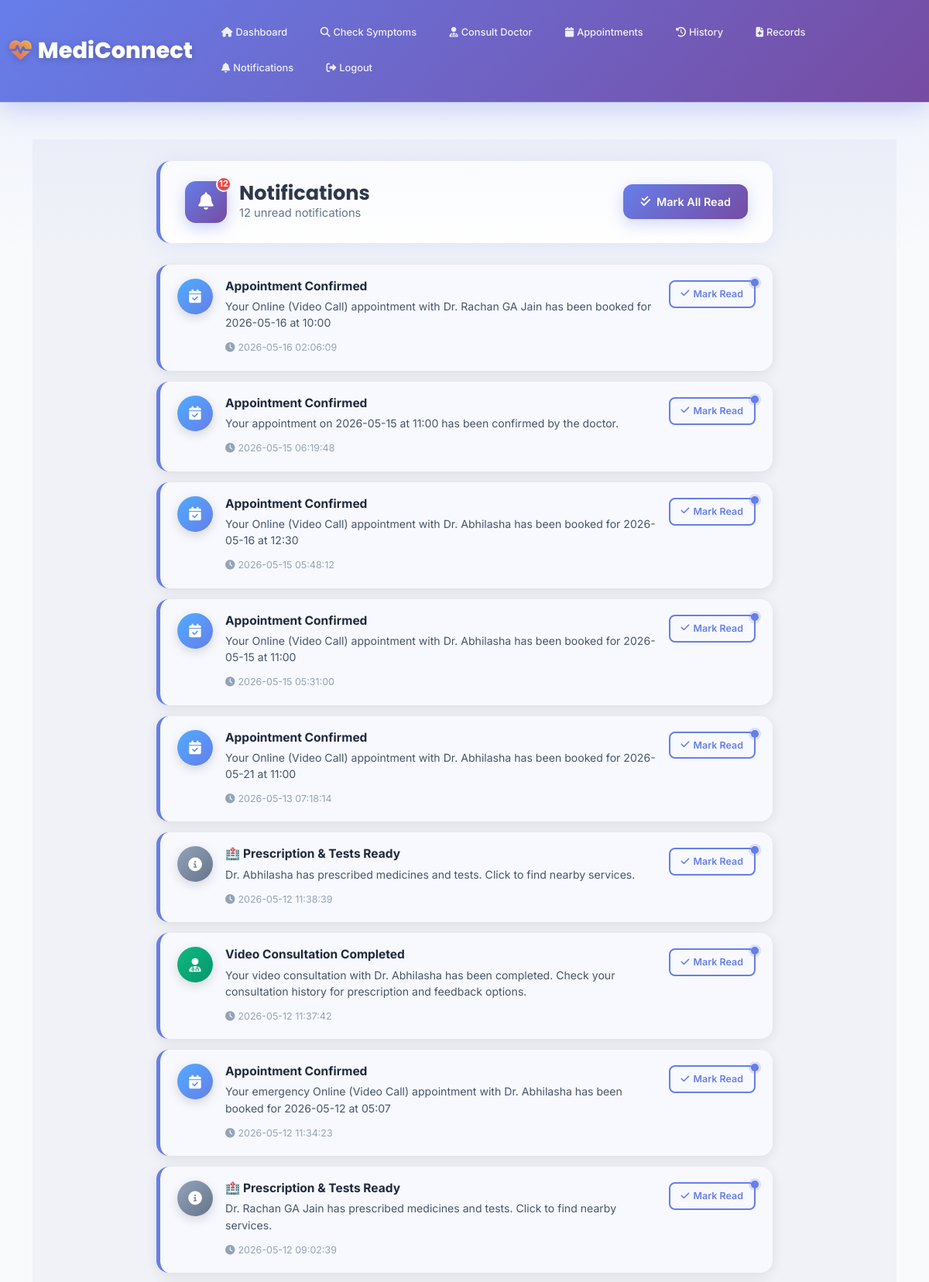
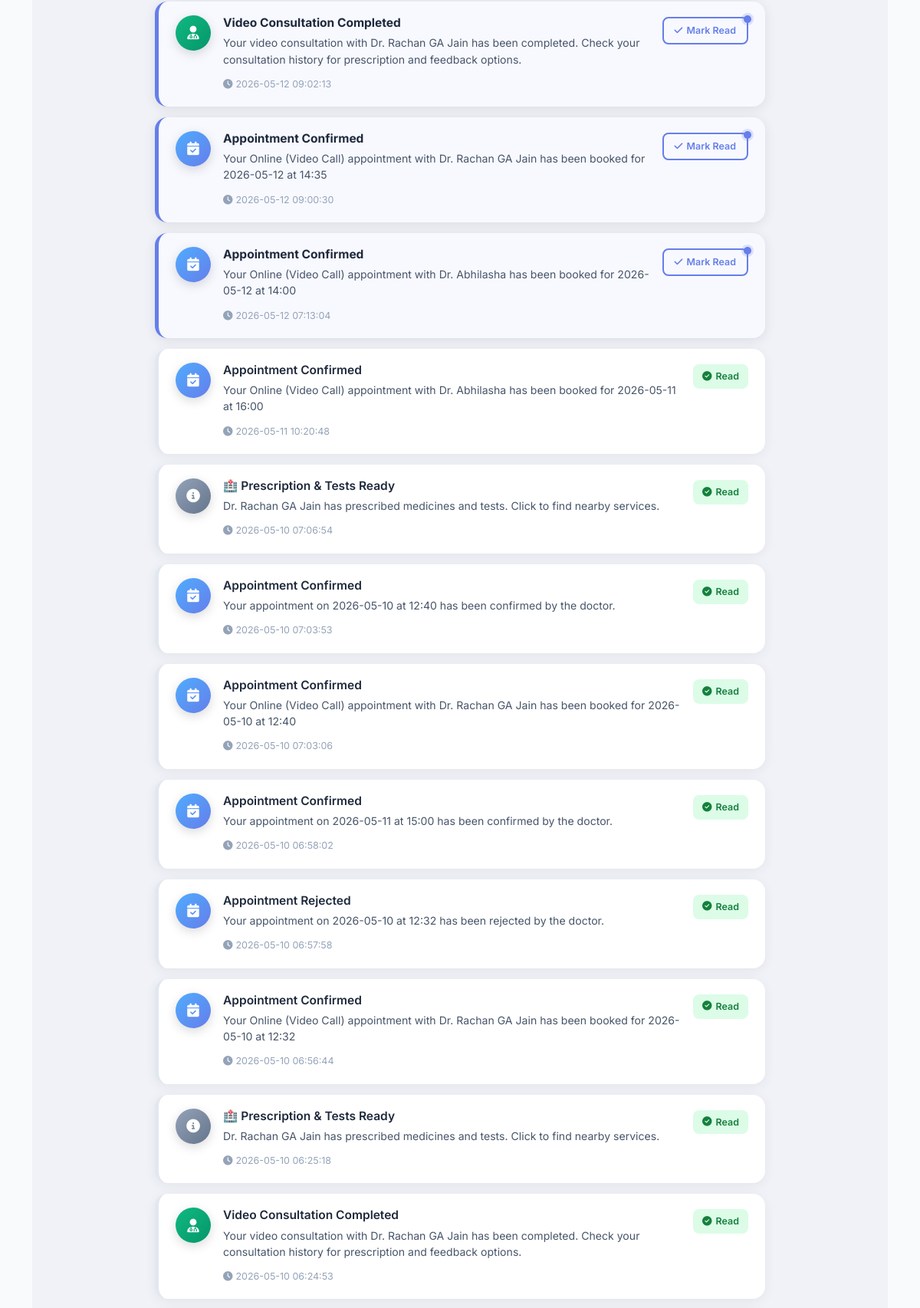
Page /notifications (signed in, upper part) on the committed database (2 pictures, top to bottom).
### tables this page shows
CREATE TABLE notifications (
        id INTEGER PRIMARY KEY AUTOINCREMENT,
        user_id INTEGER,
        title TEXT,
        message TEXT,
        type TEXT,
        is_read BOOLEAN DEFAULT 0,
        created_at TIMESTAMP DEFAULT CURRENT_TIMESTAMP,
        FOREIGN KEY (user_id) REFERENCES users(id)
    );

### app.py (the view)
@app.route('/notifications')
@login_required
def notifications():
    conn = get_db()
    notifications = conn.execute('''SELECT * FROM notifications
                                   WHERE user_id = ?
                                   ORDER BY created_at DESC
                                   LIMIT 50''',
                                (session['user_id'],)).fetchall()
    conn.execute('UPDATE notifications SET is_read = 1 WHERE user_id = ?', (session['user_id'],))
    conn.commit()
    conn.close()
    return render_template('notifications.html', notifications=notifications)

### app.py (called while the page is built)
def get_db():
    conn = sqlite3.connect('medical.db')
    conn.row_factory = sqlite3.Row
    return conn

def login_required(f):
    @wraps(f)
    def decorated_function(*args, **kwargs):
        if 'user_id' not in session:
            flash('Please login first', 'warning')
            return redirect(url_for('signin_as'))
        if 'last_activity' in session:
            last_activity = datetime.fromisoformat(session['last_activity'])
            if datetime.now() - last_activity > timedelta(minutes=30):
                session.clear()
                flash('Session expired due to inactivity. Please login again.', 'warning')
                return redirect(url_for('signin_as'))
        session['last_activity'] = datetime.now().isoformat()
        session.permanent = True
        return f(*args, **kwargs)
    return decorated_function

### templates/notifications.html (shortened to what this page needs)
{% extends "base_clean.html" %}
{% block content %}
<div style="padding:28px 0 60px;background:#f0f2f8;min-height:100vh;">
<div class="container" style="max-width:820px;">
  <div style="background:#fff;border-radius:18px;box-shadow:0 4px 24px rgba(102,126,234,.10);border-left:5px solid #667eea;margin-bottom:28px;padding:26px 32px;display:flex;align-items:center;justify-content:space-between;flex-wrap:wrap;gap:16px;">
    <div style="display:flex;align-items:center;gap:16px;">
      <div style="width:54px;height:54px;border-radius:14px;background:linear-gradient(135deg,#667eea,#764ba2);display:flex;align-items:center;justify-content:center;box-shadow:0 6px 20px rgba(102,126,234,.35);position:relative;">
        <i class="fas fa-bell" style="color:#fff;font-size:1.4rem;"></i>
        {% set unread_count = notifications | selectattr('is_read', 'equalto', false) | list | length %}
        {% if unread_count > 0 %}
        <span id="header-badge" style="position:absolute;top:-6px;right:-6px;background:#ef4444;color:#fff;border-radius:50%;width:20px;height:20px;font-size:.7rem;font-weight:700;display:flex;align-items:center;justify-content:center;border:2px solid #fff;">{{ unread_count }}</span>
        {% endif %}
      </div>
      <div>
        <h2 style="margin:0;font-family:'Poppins',sans-serif;font-weight:700;color:#2d3748;font-size:1.6rem;">Notifications</h2>
        <p id="header-sub" style="margin:0;color:#64748b;font-size:.92rem;">
          {% if unread_count > 0 %}{{ unread_count }} unread notification{{ 's' if unread_count != 1 else '' }}{% else %}All caught up!{% endif %}
        </p>
      </div>
    </div>
    {% if notifications %}
    <button onclick="markAllAsRead()"
            style="background:linear-gradient(135deg,#667eea,#764ba2);color:#fff;border:none;border-radius:12px;padding:11px 22px;font-weight:600;font-size:.9rem;cursor:pointer;display:inline-flex;align-items:center;gap:8px;box-shadow:0 6px 20px rgba(102,126,234,.30);">
      <i class="fas fa-check-double"></i> Mark All Read
    </button>
    {% endif %}
  </div>
  {% if notifications %}
  <div id="notifications-list">
    {% for n in notifications %}
    {% set is_em = n.type == 'emergency' %}
    {% set is_unread = not n.is_read %}
    <div class="notif-item" id="notif-{{ n.id }}"
         style="background:{% if is_em %}#fff5f5{% elif is_unread %}#f8f9ff{% else %}#fff{% endif %};border-radius:16px;box-shadow:0 3px 16px rgba(0,0,0,{% if is_unread %}.09{% else %}.06{% endif %});border-left:5px solid {% if is_em %}#ef4444{% elif is_unread %}#667eea{% else %}#e2e8f0{% endif %};margin-bottom:14px;padding:18px 22px;display:flex;align-items:flex-start;gap:16px;transition:transform .2s,box-shadow .2s;position:relative;"
         onmouseover="this.style.transform='translateY(-2px)';this.style.boxShadow='0 8px 28px rgba(0,0,0,.12)'"
         onmouseout="this.style.transform='translateY(0)';this.style.boxShadow='0 3px 16px rgba(0,0,0,.07)'">
      {% if is_unread %}<div class="unread-dot-{{ n.id }}" style="position:absolute;top:18px;right:18px;width:10px;height:10px;border-radius:50%;background:#667eea;box-shadow:0 0 0 3px rgba(102,126,234,.2);"></div>{% endif %}
      <div style="flex-shrink:0;width:46px;height:46px;border-radius:50%;display:flex;align-items:center;justify-content:center;background:{% if is_em %}linear-gradient(135deg,#ef4444,#dc2626){% elif n.type=='appointment' %}linear-gradient(135deg,#4facfe,#667eea){% elif n.type=='consultation' %}linear-gradient(135deg,#10b981,#059669){% elif n.type=='feedback' %}linear-gradient(135deg,#f59e0b,#d97706){% else %}linear-gradient(135deg,#94a3b8,#64748b){% endif %};box-shadow:0 4px 14px rgba(0,0,0,.15);">
        <i class="fas fa-{% if is_em %}exclamation-triangle{% elif n.type=='appointment' %}calendar-check{% elif n.type=='consultation' %}user-md{% elif n.type=='feedback' %}star{% else %}info-circle{% endif %}" style="color:#fff;font-size:1.1rem;"></i>
      </div>
      <div style="flex:1;min-width:0;">
        <div style="display:flex;align-items:flex-start;justify-content:space-between;gap:12px;flex-wrap:wrap;">
          <div style="flex:1;min-width:0;">
            <h6 style="margin:0 0 5px;font-weight:{% if is_unread %}700{% else %}600{% endif %};color:{% if is_em %}#b91c1c{% else %}#1e293b{% endif %};font-size:.97rem;line-height:1.3;">{{ n.title }}</h6>
            <p style="margin:0 0 8px;color:{% if is_em %}#dc2626{% else %}#475569{% endif %};font-size:.88rem;line-height:1.5;font-weight:{% if is_em %}600{% else %}400{% endif %};">{{ n.message }}</p>
            <span style="color:#94a3b8;font-size:.78rem;"><i class="fas fa-clock me-1"></i>{{ n.created_at }}</span>
          </div>
          <div style="flex-shrink:0;padding-top:2px;">
            {% if is_unread %}
            <button onclick="markAsRead({{ n.id }})" id="btn-{{ n.id }}"
                    style="background:transparent;color:#667eea;border:2px solid #667eea;border-radius:8px;padding:6px 14px;font-weight:600;font-size:.78rem;cursor:pointer;display:inline-flex;align-items:center;gap:5px;transition:all .2s;white-space:nowrap;"
                    onmouseover="this.style.background='#667eea';this.style.color='#fff'"
                    onmouseout="this.style.background='transparent';this.style.color='#667eea'">
              <i class="fas fa-check"></i> Mark Read
            </button>
            {% else %}
            <span id="badge-{{ n.id }}" style="background:#dcfce7;color:#15803d;border-radius:8px;padding:6px 12px;font-size:.78rem;font-weight:600;display:inline-flex;align-items:center;gap:5px;">
              <i class="fas fa-check-circle"></i> Read
            </span>
            {% endif %}
          </div>
        </div>
      </div>
    </div>
    {% endfor %}
  </div>
  {% endif %}
</div></div>
{% endblock %}

### templates/base_clean.html (style rules this page uses)
:root { --primary-gradient: linear-gradient(135deg, #667eea 0%, #764ba2 100%); --secondary-gradient: linear-gradient(135deg, #f093fb 0%, #f5576c 100%); --success-gradient: linear-gradient(135deg, #4facfe 0%, #00f2fe 100%); --warning-gradient: linear-gradient(135deg, #43e97b 0%, #38f9d7 100%); --danger-gradient: linear-gradient(135deg, #fa709a 0%, #fee140 100%); --dark-gradient: linear-gradient(135deg, #2c3e50 0%, #34495e 100%); --light-bg: #f8fafc; --card-shadow: 0 10px 40px rgba(0, 0, 0, 0.1); --card-shadow-hover: 0 20px 60px rgba(0, 0, 0, 0.15); --border-radius: 20px; --transition: all 0.4s cubic-bezier(0.4, 0, 0.2, 1); }
* { margin: 0; padding: 0; box-sizing: border-box; }
body { font-family: 'Inter', -apple-system, BlinkMacSystemFont, 'Segoe UI', sans-serif; background: var(--light-bg); color: #2d3748; line-height: 1.6; overflow-x: hidden; }
html { scroll-behavior: smooth; }
body { animation: pageFadeIn .35s ease; }

### rows in the picture
notifications: title "Appointment Confirmed", message "Your Online (Video Call) appointment with Dr. Rachan GA Jain has been booked for 2026-05-16 at 10:00", created_at "2026-05-16 02:06:09"
notifications: title "Appointment Confirmed", message "Your appointment on 2026-05-15 at 11:00 has been confirmed by the doctor.", created_at "2026-05-15 06:19:48"
notifications: title "Appointment Confirmed", message "Your Online (Video Call) appointment with Dr. Abhilasha has been booked for 2026-05-16 at 12:30", created_at "2026-05-15 05:48:12"
notifications: title "Appointment Confirmed", message "Your Online (Video Call) appointment with Dr. Abhilasha has been booked for 2026-05-15 at 11:00", created_at "2026-05-15 05:31:00"
notifications: title "Appointment Confirmed", message "Your Online (Video Call) appointment with Dr. Abhilasha has been booked for 2026-05-21 at 11:00", created_at "2026-05-13 07:18:14"
notifications: title "🏥 Prescription & Tests Ready", message "Dr. Abhilasha has prescribed medicines and tests. Click to find nearby services.", created_at "2026-05-12 11:38:39"
notifications: title "Video Consultation Completed", message "Your video consultation with Dr. Abhilasha has been completed. Check your consultation history for prescription and feedback options.", created_at "2026-05-12 11:37:42"
notifications: title "Appointment Confirmed", message "Your emergency Online (Video Call) appointment with Dr. Abhilasha has been booked for 2026-05-12 at 05:07", created_at "2026-05-12 11:34:23"
notifications: title "🏥 Prescription & Tests Ready", message "Dr. Rachan GA Jain has prescribed medicines and tests. Click to find nearby services.", created_at "2026-05-12 09:02:39"
notifications: title "Video Consultation Completed", message "Your video consultation with Dr. Rachan GA Jain has been completed. Check your consultation history for prescription and feedback options.", created_at "2026-05-12 09:02:13"
notifications: title "Appointment Confirmed", message "Your Online (Video Call) appointment with Dr. Rachan GA Jain has been booked for 2026-05-12 at 14:35", created_at "2026-05-12 09:00:30"
notifications: title "Appointment Confirmed", message "Your Online (Video Call) appointment with Dr. Abhilasha has been booked for 2026-05-12 at 14:00", created_at "2026-05-12 07:13:04"
notifications: title "Appointment Confirmed", message "Your Online (Video Call) appointment with Dr. Abhilasha has been booked for 2026-05-11 at 16:00", created_at "2026-05-11 10:20:48"
notifications: title "🏥 Prescription & Tests Ready", message "Dr. Rachan GA Jain has prescribed medicines and tests. Click to find nearby services.", created_at "2026-05-10 07:06:54"
notifications: title "Appointment Confirmed", message "Your appointment on 2026-05-10 at 12:40 has been confirmed by the doctor.", created_at "2026-05-10 07:03:53"
notifications: title "Appointment Confirmed", message "Your Online (Video Call) appointment with Dr. Rachan GA Jain has been booked for 2026-05-10 at 12:40", created_at "2026-05-10 07:03:06"
notifications: title "Appointment Confirmed", message "Your appointment on 2026-05-11 at 15:00 has been confirmed by the doctor.", created_at "2026-05-10 06:58:02"
notifications: title "Appointment Rejected", message "Your appointment on 2026-05-10 at 12:32 has been rejected by the doctor.", created_at "2026-05-10 06:57:58"
notifications: title "Appointment Confirmed", message "Your Online (Video Call) appointment with Dr. Rachan GA Jain has been booked for 2026-05-10 at 12:32", created_at "2026-05-10 06:56:44"
notifications: title "🏥 Prescription & Tests Ready", message "Dr. Rachan GA Jain has prescribed medicines and tests. Click to find nearby services.", created_at "2026-05-10 06:25:18"
notifications: title "Video Consultation Completed", message "Your video consultation with Dr. Rachan GA Jain has been completed. Check your consultation history for prescription and feedback options.", created_at "2026-05-10 06:24:53"

### other values in the picture
{{ unread_count }} "12"
{{ 's' if unread_count != 1 else '' }} "s"
